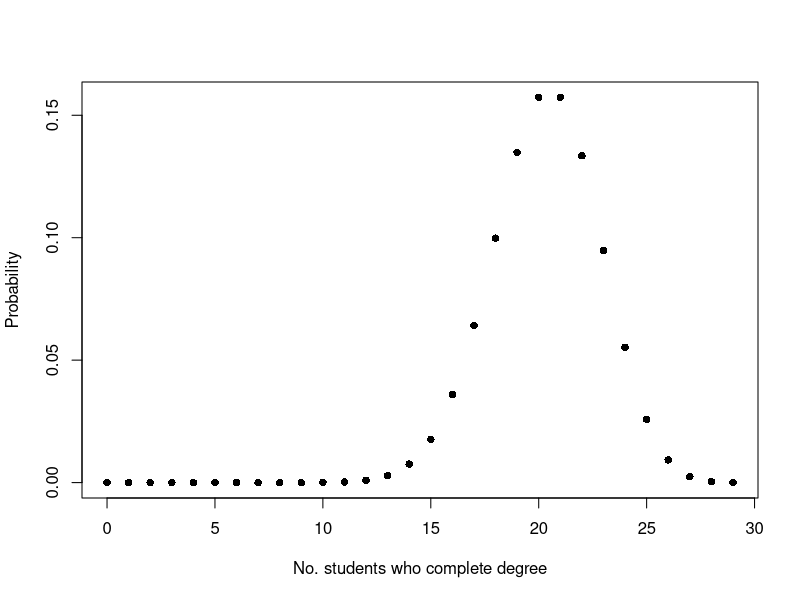
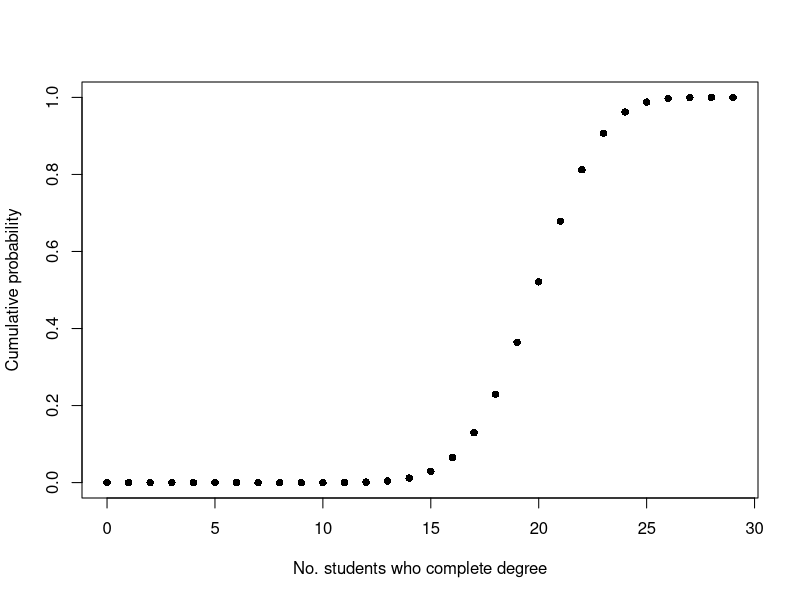
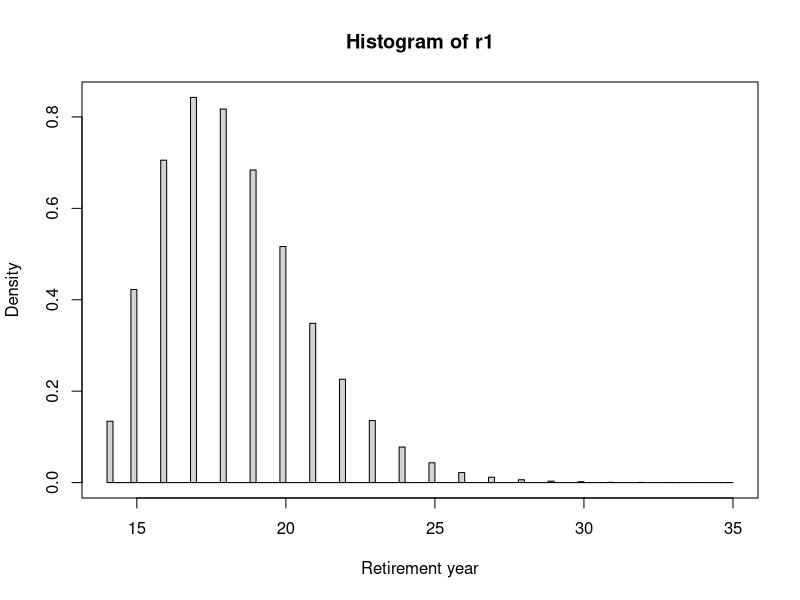
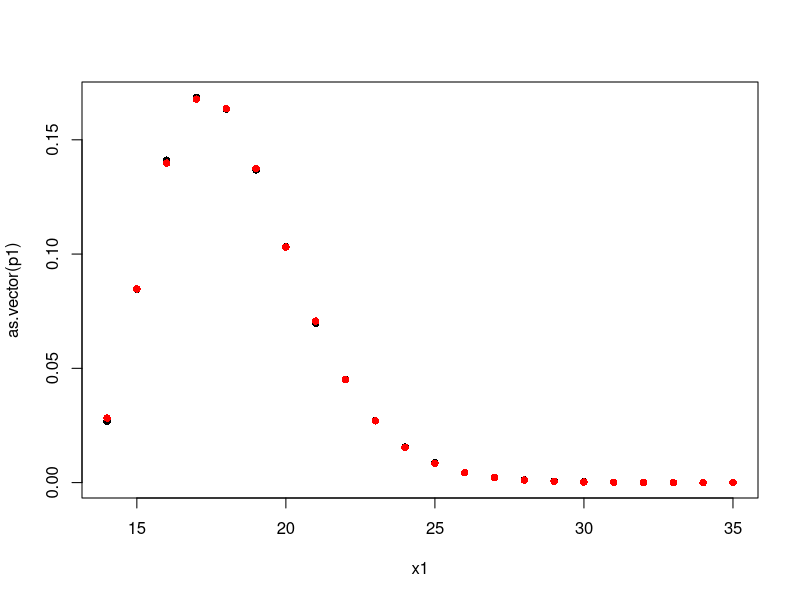

Reproduce these figures in R, in order.
## ---- chunk 1
pbinom(3,29,1-0.7)
## ---- chunk 2
x <- 0:29
p <- dbinom(x,29,0.7)
plot(x,p,ylab = "Probability", xlab = "No. students who complete degree", pch = 16)
plot(x,cumsum(p), ylab = "Cumulative probability", xlab = "No. students who complete degree", pch = 16)
## ---- chunk 3
# Simulation solution
one_rep <- function(){
    z <- rbinom(100,1,0.7)
    which(cumsum(z) == 10)[1] + 4
}
r1 <- replicate(100000, one_rep())
hist(r1, breaks = 100, freq = FALSE, xlab = "Retirement year")
box()
mean(r1 <= 20)

# Analytic solution
# P(Y <= 20)
# P(X + 4 <= 20) where X = year of 10th sucess
# P(X <= 16)
# P(W + 10 <= 16) where W = number of failures before 10 success
# P(W <= 6)
pnbinom(6, 10, 0.7)

# Comparison of Simulation and analytic solutions
p1 <- table(r1) |> proportions()
x1 <- names(p1) |> as.numeric()
plot(x1, as.vector(p1), pch = 16)
x <- 14:35
y <- dnbinom(x-10-4,10,0.7)
points(x,y,col = "red", pch = 16)
## ---- chunk 4
# Simulation
one_rep <- function(){
    z <- rbinom(300,1,0.1)
    which(cumsum(z) == 3)[1]
}
r1 <- replicate(100000, one_rep())
mean(r1<=25)

# Analytic solution
pnbinom(22,3,0.1)
